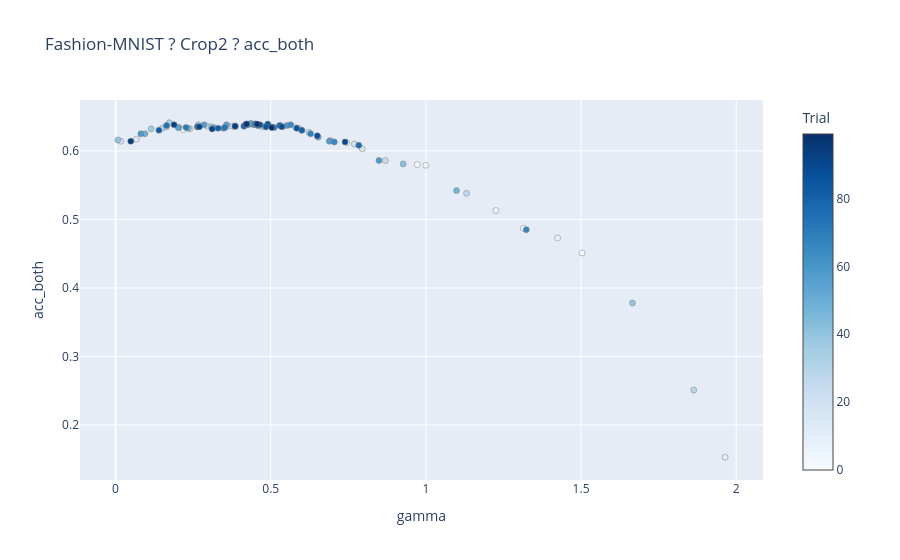
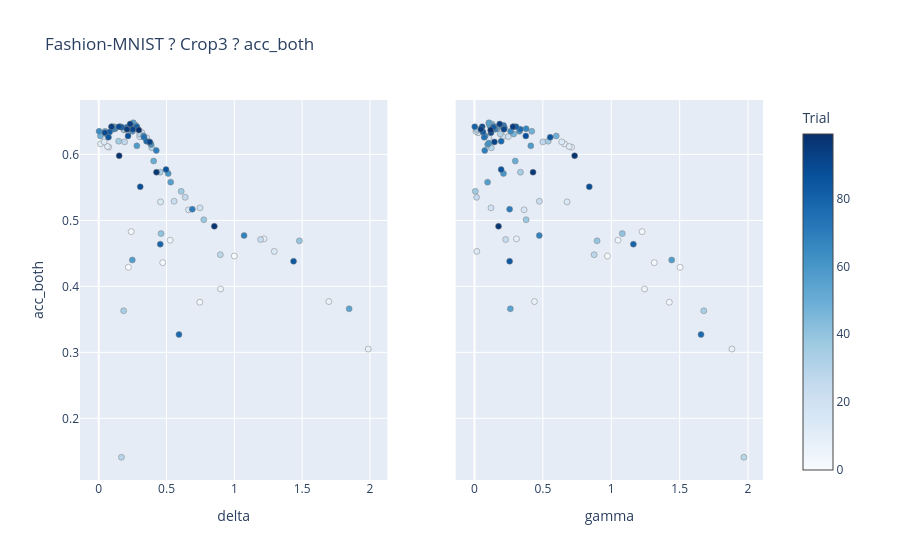

Notebook cell for these charts, in order:
### Markdown cell above
## Fashion-MNIST

### Code cell
run_experiment("fashion", "acc_both")
